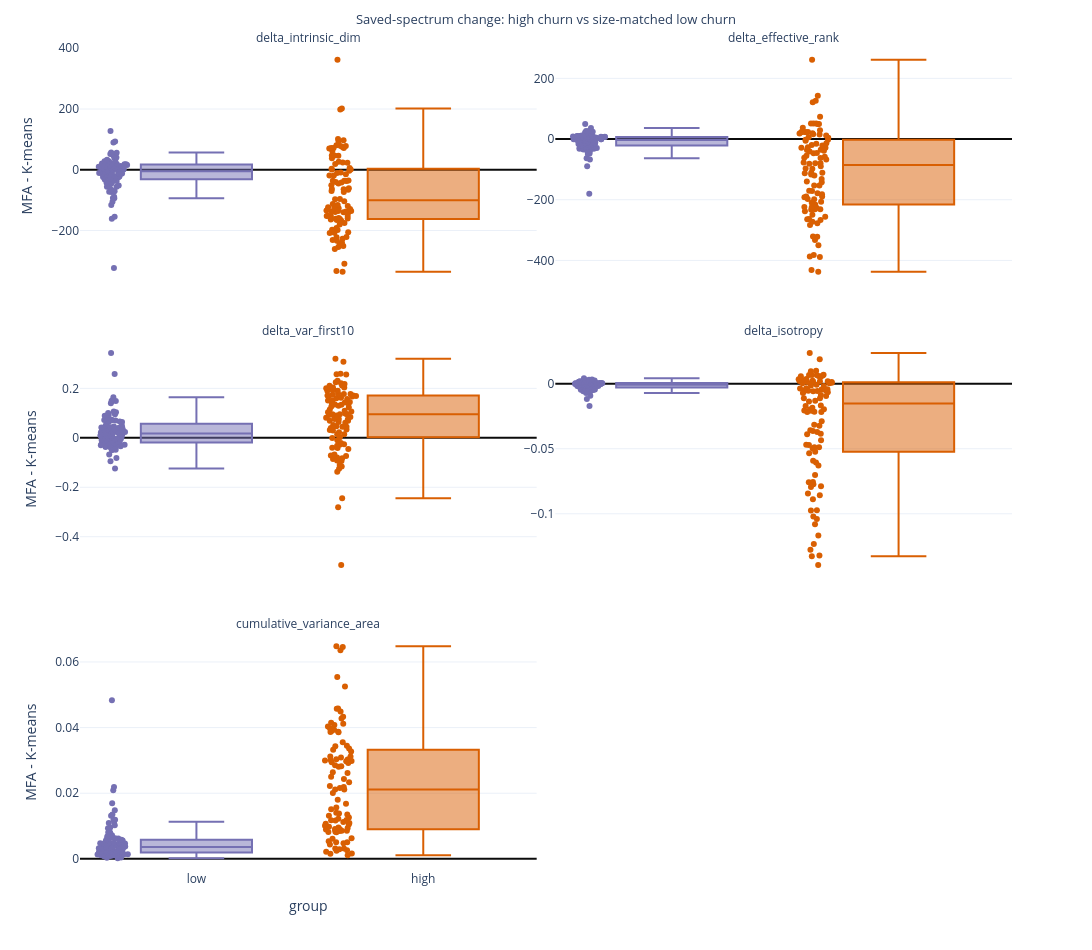

The notebook cell saved with this chart:
### Code cell
REPORT_COLUMNS = [
    "match_id", "group", "cluster", "rel_churn", "km_size",
    "pca_sample_n",
    "km_intrinsic_dim", "mfa_intrinsic_dim", "delta_intrinsic_dim",
    "km_effective_rank", "mfa_effective_rank", "delta_effective_rank",
    "km_var_first10", "mfa_var_first10", "delta_var_first10",
    "km_isotropy", "mfa_isotropy", "delta_isotropy",
    "cumulative_variance_area",
]
display(Markdown("**Matched clusters and their saved-spectrum changes:**"))
display(matched_spectral[REPORT_COLUMNS].sort_values(["match_id", "group"]))
display(Markdown("**High churn minus size-matched low churn:**"))
display(group_spectral_comparison)

if px is not None:
    plot_data = matched_spectral.melt(
        id_vars=["match_id", "group", "cluster"],
        value_vars=SPECTRAL_CHANGE_METRICS,
        var_name="metric", value_name="MFA - K-means",
    )
    fig = px.box(
        plot_data, x="group", y="MFA - K-means", color="group",
        facet_col="metric", facet_col_wrap=2, points="all",
        color_discrete_map={"high": "#d95f02", "low": "#7570b3"},
        category_orders={"group": ["low", "high"]},
        title="Saved-spectrum change: high churn vs size-matched low churn",
        template=PLOT_TEMPLATE,
    )
    fig.update_yaxes(matches=None, showticklabels=True, zeroline=True, zerolinecolor="#0b0b0b")
    fig.update_layout(height=950, width=1100, showlegend=False)
    fig.for_each_annotation(lambda a: a.update(text=a.text.split("=")[-1]))
    save_fig(fig, "high_vs_low_churn_spectral_change")
    fig.show()

### Figure 1 — Plotly figure (JSON) as saved in the notebook; plotly's stock layout.template omitted (floating-point values rounded to 4 significant figures)
{"data": [{"alignmentgroup": "True", "boxpoints": "all", "hovertemplate": "group=%{x}<br>metric=delta_intrinsic_dim<br>MFA - K-means=%{y}<extra></extra>", "legendgroup": "low", "marker": {"color": "#7570b3"}, "name": "low", "notched": false, "offsetgroup": "low", "orientation": "v", "showlegend": true, "type": "box", "x": ["low", "low", "low", "low", "low", "low", "low", "low", "low", "low", "low", "low", "low", "low", "low", "low", "low", "low", "low", "low", "low", "low", "low", "low", "low", "low", "low", "low", "low", "low", "low", "low", "low", "low", "low", "low", "low", "low", "low", "low", "low", "low", "low", "low", "low", "low", "low", "low", "low", "low", "low", "low", "low", "low", "low", "low", "low", "low", "low", "low", "low", "low", "low", "low", "low", "low", "low", "low", "low", "low", "low", "low", "low", "low", "low", "low", "low", "low", "low", "low", "low", "low", "low", "low", "low", "low", "low", "low", "low", "low", "low", "low", "low", "low", "low", "low", "low", "low"], "x0": " ", "xaxis": "x5", "y": [-3.0, 93.0, 16.0, 1.0, -72.0, 0.0, -94.0, -13.0, 21.0, 18.0, -25.0, -12.0, -66.0, -24.0, 18.0, 8.0, 56.0, -93.0, -45.0, 28.0, -13.0, -6.0, 38.0, 24.0, 14.0, 3.0, -56.0, -22.0, 10.0, -1.0, -323.0, 45.0, -71.0, 57.0, -161.0, -8.0, 53.0, 21.0, 9.0, 21.0, 29.0, 10.0, -32.0, -24.0, -31.0, -32.0, -89.0, -11.0, 33.0, -7.0, -56.0, 1.0, -10.0, -38.0, 13.0, -116.0, 128.0, -22.0, -12.0, 10.0, 17.0, -9.0, 3.0, -105.0, 8.0, -30.0, -22.0, -13.0, -73.0, -12.0, 5.0, 20.0, -25.0, 12.0, 28.0, -43.0, -37.0, 52.0, -24.0, 18.0, 28.0, 9.0, 3.0, -155.0, -13.0, 6.0, -37.0, 12.0, 90.0, -19.0, 15.0, -16.0, 40.0, -35.0, -52.0, 19.0, -55.0, 3.0], "y0": " ", "yaxis": "y5"}, {"alignmentgroup": "True", "boxpoints": "all", "hovertemplate": "group=%{x}<br>metric=delta_effective_rank<br>MFA - K-means=%{y}<extra></extra>", "legendgroup": "low", "marker": {"color": "#7570b3"}, "name": "low", "notched": false, "offsetgroup": "low", "orientation": "v", "showlegend": false, "type": "box", "x": ["low", "low", "low", "low", "low", "low", "low", "low", "low", "low", "low", "low", "low", "low", "low", "low", "low", "low", "low", "low", "low", "low", "low", "low", "low", "low", "low", "low", "low", "low", "low", "low", "low", "low", "low", "low", "low", "low", "low", "low", "low", "low", "low", "low", "low", "low", "low", "low", "low", "low", "low", "low", "low", "low", "low", "low", "low", "low", "low", "low", "low", "low", "low", "low", "low", "low", "low", "low", "low", "low", "low", "low", "low", "low", "low", "low", "low", "low", "low", "low", "low", "low", "low", "low", "low", "low", "low", "low", "low", "low", "low", "low", "low", "low", "low", "low", "low", "low"], "x0": " ", "xaxis": "x6", "y": [-4.285, 49.34, 10.19, 0.2458, -27.25, -16.86, -18.52, -7.303, 6.861, 21.92, -16.63, -5.035, -25.39, -29.54, 6.69, 11.67, 14.69, -37.28, -29.58, -11.68, -16.06, -14.43, 36.53, 6.847, -9.309, -15.17, -19.07, -15.7, 7.598, 0.01021, -180.4, 9.689, -34.79, 2.773, -89.85, 8.038, 10.98, 4.303, -0.6876, -0.3569, 8.511, -0.3239, -25.46, -22.03, -24.25, -15.93, -48.94, -47.72, 14.26, -2.033, -40.19, 5.301, 9.386, -31.92, 1.202, -31.83, 21.12, -46.67, -1.538, 7.393, 6.591, -14.21, -0.1335, -67.65, 11.75, -21.18, -31.76, -10.47, -34.13, -5.36, 1.464, 5.703, -5.875, 8.746, 4.258, -29.71, -21.41, 23.66, -1.635, 7.246, 7.265, 4.442, -7.676, -63.26, -1.283, 1.436, -12.12, -5.69, 26.21, -10.19, 9.114, -12.2, 22.68, 6.744, -33.77, 26.94, -27.96, -0.78], "y0": " ", "yaxis": "y6"}, {"alignmentgroup": "True", "boxpoints": "all", "hovertemplate": "group=%{x}<br>metric=delta_var_first10<br>MFA - K-means=%{y}<extra></extra>", "legendgroup": "low", "marker": {"color": "#7570b3"}, "name": "low", "notched": false, "offsetgroup": "low", "orientation": "v", "showlegend": false, "type": "box", "x": ["low", "low", "low", "low", "low", "low", "low", "low", "low", "low", "low", "low", "low", "low", "low", "low", "low", "low", "low", "low", "low", "low", "low", "low", "low", "low", "low", "low", "low", "low", "low", "low", "low", "low", "low", "low", "low", "low", "low", "low", "low", "low", "low", "low", "low", "low", "low", "low", "low", "low", "low", "low", "low", "low", "low", "low", "low", "low", "low", "low", "low", "low", "low", "low", "low", "low", "low", "low", "low", "low", "low", "low", "low", "low", "low", "low", "low", "low", "low", "low", "low", "low", "low", "low", "low", "low", "low", "low", "low", "low", "low", "low", "low", "low", "low", "low", "low", "low"], "x0": " ", "xaxis": "x3", "y": [0.009264, -0.08146, -0.04131, -0.005104, 0.1002, 0.06443, 0.03049, 0.01743, -0.04168, -0.0372, 0.07234, 0.007104, 0.09273, 0.06374, -0.005921, -0.02225, -0.03423, 0.07345, 0.04303, 0.06559, 0.04169, 0.02975, -0.05072, -0.03452, 0.03391, 0.07095, 0.148, 0.04167, -0.01569, 0.006402, 0.3432, -0.01425, 0.1064, 0.01873, 0.1638, -0.02469, -0.02735, 0.03763, -0.006814, 0.02048, -0.02602, -0.003156, 0.04567, 0.07995, 0.04964, 0.02912, 0.09534, 0.1487, -0.00866, 0.01391, 0.07027, -0.001391, -0.01897, 0.04847, 0.02607, 0.08885, -0.06797, 0.07706, -0.01036, -0.03707, 0.01573, 0.03976, -0.000938, 0.1495, -0.007246, 0.1, 0.1037, 0.08236, 0.1402, 0.01386, -0.004278, 0.007034, 0.0212, -0.02967, 0.01705, 0.05716, 0.03205, -0.03872, -0.02413, -0.01849, -0.02222, -0.02419, 0.02976, 0.2585, 0.003673, -0.03015, 0.024, 0.00709, -0.1237, 0.03243, -0.0281, 0.03989, -0.0478, -0.02417, 0.04663, -0.09517, 0.04177, 0.01462], "y0": " ", "yaxis": "y3"}, {"alignmentgroup": "True", "boxpoints": "all", "hovertemplate": "group=%{x}<br>metric=delta_isotropy<br>MFA - K-means=%{y}<extra></extra>", "legendgroup": "low", "marker": {"color": "#7570b3"}, "name": "low", "notched": false, "offsetgroup": "low", "orientation": "v", "showlegend": false, "type": "box", "x": ["low", "low", "low", "low", "low", "low", "low", "low", "low", "low", "low", "low", "low", "low", "low", "low", "low", "low", "low", "low", "low", "low", "low", "low", "low", "low", "low", "low", "low", "low", "low", "low", "low", "low", "low", "low", "low", "low", "low", "low", "low", "low", "low", "low", "low", "low", "low", "low", "low", "low", "low", "low", "low", "low", "low", "low", "low", "low", "low", "low", "low", "low", "low", "low", "low", "low", "low", "low", "low", "low", "low", "low", "low", "low", "low", "low", "low", "low", "low", "low", "low", "low", "low", "low", "low", "low", "low", "low", "low", "low", "low", "low", "low", "low", "low", "low", "low", "low"], "x0": " ", "xaxis": "x4", "y": [-0.001843, 0.002196, -0.001895, -9.967e-06, -0.001555, -0.002651, -0.0004358, -0.0007617, 0.0004209, 0.003184, -0.001723, -0.00188, -8.467e-05, -0.005242, 0.001121, 0.001903, 0.0004333, -0.005863, -0.006406, -0.002733, -0.002899, -0.004063, 0.004173, -0.0001367, -0.002108, -0.002459, -0.002334, -0.001693, -0.0002716, 0.0001608, -0.01709, 0.0004557, -0.004698, -0.001298, -0.009228, 0.001888, 0.0004801, 0.002408, -0.003068, -0.0001318, 0.0003824, -0.0007269, -0.004312, -0.003063, -0.004484, -0.001004, -0.006388, -0.005468, 0.001887, 0.0001364, -0.006629, 0.001509, 0.001281, -0.005705, 0.00054, -0.002062, -0.0001721, -0.01176, 0.001444, 0.0009432, 0.001362, -0.001736, -6.41e-05, -0.005756, 0.002653, -0.003219, -0.004017, -0.001484, -0.004571, 0.000213, -9.673e-05, -0.0005481, -9.845e-05, 0.001135, -0.001413, -0.002914, -0.004216, 0.002373, -0.0004842, 0.001287, 0.0003739, 0.0005784, -0.00194, -0.003604, 0.0003621, -0.0007815, -0.0011, -0.001722, 0.002545, -0.0004289, -0.0005028, -0.001794, 0.003121, 0.00201, -0.007147, 0.002242, -0.004778, 0.0004982], "y0": " ", "yaxis": "y4"}, {"alignmentgroup": "True", "boxpoints": "all", "hovertemplate": "group=%{x}<br>metric=cumulative_variance_area<br>MFA - K-means=%{y}<extra></extra>", "legendgroup": "low", "marker": {"color": "#7570b3"}, "name": "low", "notched": false, "offsetgroup": "low", "orientation": "v", "showlegend": false, "type": "box", "x": ["low", "low", "low", "low", "low", "low", "low", "low", "low", "low", "low", "low", "low", "low", "low", "low", "low", "low", "low", "low", "low", "low", "low", "low", "low", "low", "low", "low", "low", "low", "low", "low", "low", "low", "low", "low", "low", "low", "low", "low", "low", "low", "low", "low", "low", "low", "low", "low", "low", "low", "low", "low", "low", "low", "low", "low", "low", "low", "low", "low", "low", "low", "low", "low", "low", "low", "low", "low", "low", "low", "low", "low", "low", "low", "low", "low", "low", "low", "low", "low", "low", "low", "low", "low", "low", "low", "low", "low", "low", "low", "low", "low", "low", "low", "low", "low", "low", "low"], "x0": " ", "xaxis": "x", "y": [0.001238, 0.01313, 0.004427, 0.000196, 0.009321, 0.001116, 0.01092, 0.001689, 0.003782, 0.00332, 0.003047, 0.001821, 0.008427, 0.004385, 0.003398, 0.001417, 0.005828, 0.01131, 0.005805, 0.003628, 0.001919, 0.001349, 0.006197, 0.003016, 0.001354, 0.00438, 0.008046, 0.003186, 0.002314, 0.0003826, 0.04836, 0.004341, 0.009584, 0.007159, 0.02093, 0.002518, 0.005569, 0.002096, 0.003754, 0.002272, 0.002865, 0.0008205, 0.004551, 0.00359, 0.004588, 0.004464, 0.01191, 0.00447, 0.003795, 0.001138, 0.008059, 0.001644, 0.002081, 0.005285, 0.002109, 0.01352, 0.01698, 0.00409, 0.001732, 0.001395, 0.001819, 0.002036, 0.0003405, 0.01482, 0.001338, 0.004852, 0.004077, 0.002121, 0.01023, 0.002324, 0.001039, 0.002507, 0.003377, 0.003228, 0.003625, 0.006212, 0.004658, 0.006251, 0.005182, 0.002174, 0.00333, 0.001046, 0.001653, 0.02193, 0.001503, 0.0008845, 0.004773, 0.001254, 0.01198, 0.003052, 0.002848, 0.002948, 0.004815, 0.004733, 0.006478, 0.004928, 0.006807, 0.001089], "y0": " ", "yaxis": "y"}, {"alignmentgroup": "True", "boxpoints": "all", "hovertemplate": "group=%{x}<br>metric=delta_intrinsic_dim<br>MFA - K-means=%{y}<extra></extra>", "legendgroup": "high", "marker": {"color": "#d95f02"}, "name": "high", "notched": false, "offsetgroup": "high", "orientation": "v", "showlegend": true, "type": "box", "x": ["high", "high", "high", "high", "high", "high", "high", "high", "high", "high", "high", "high", "high", "high", "high", "high", "high", "high", "high", "high", "high", "high", "high", "high", "high", "high", "high", "high", "high", "high", "high", "high", "high", "high", "high", "high", "high", "high", "high", "high", "high", "high", "high", "high", "high", "high", "high", "high", "high", "high", "high", "high", "high", "high", "high", "high", "high", "high", "high", "high", "high", "high", "high", "high", "high", "high", "high", "high", "high", "high", "high", "high", "high", "high", "high", "high", "high", "high", "high", "high", "high", "high", "high", "high", "high", "high", "high", "high", "high", "high", "high", "high", "high", "high", "high", "high", "high", "high"], "x0": " ", "xaxis": "x5", "y": [-19.0, -254.0, -15.0, 72.0, 70.0, -161.0, -152.0, -198.0, -70.0, -141.0, -139.0, -3.0, -36.0, -136.0, 47.0, -165.0, 93.0, -73.0, -175.0, -51.0, 46.0, -192.0, -63.0, 202.0, -66.0, -45.0, -159.0, -134.0, -243.0, 26.0, -42.0, -64.0, -207.0, -333.0, -336.0, 19.0, 62.0, -36.0, -137.0, -96.0, -227.0, 78.0, -129.0, 23.0, -37.0, -137.0, 3.0, 81.0, -123.0, -104.0, 75.0, -19.0, -261.0, -151.0, 101.0, 6.0, 97.0, -180.0, -116.0, -197.0, 78.0, -35.0, 1.0, -206.0, 47.0, -251.0, -11.0, -136.0, 24.0, -127.0, -164.0, -140.0, -240.0, -125.0, -231.0, -234.0, -309.0, -152.0, -121.0, -40.0, -113.0, 72.0, -221.0, -208.0, 72.0, -61.0, -97.0, -222.0, -160.0, -119.0, 1.0, -9.0, -153.0, 38.0, 198.0, -162.0, -167.0, 362.0], "y0": " ", "yaxis": "y5"}, {"alignmentgroup": "True", "boxpoints": "all", "hovertemplate": "group=%{x}<br>metric=delta_effective_rank<br>MFA - K-means=%{y}<extra></extra>", "legendgroup": "high", "marker": {"color": "#d95f02"}, "name": "high", "notched": false, "offsetgroup": "high", "orientation": "v", "showlegend": false, "type": "box", "x": ["high", "high", "high", "high", "high", "high", "high", "high", "high", "high", "high", "high", "high", "high", "high", "high", "high", "high", "high", "high", "high", "high", "high", "high", "high", "high", "high", "high", "high", "high", "high", "high", "high", "high", "high", "high", "high", "high", "high", "high", "high", "high", "high", "high", "high", "high", "high", "high", "high", "high", "high", "high", "high", "high", "high", "high", "high", "high", "high", "high", "high", "high", "high", "high", "high", "high", "high", "high", "high", "high", "high", "high", "high", "high", "high", "high", "high", "high", "high", "high", "high", "high", "high", "high", "high", "high", "high", "high", "high", "high", "high", "high", "high", "high", "high", "high", "high", "high"], "x0": " ", "xaxis": "x6", "y": [-26.69, -170.2, 5.738, 15.97, 51.19, -171.3, -256.3, -266.5, -79.59, -237.8, -120.4, -19.5, -97.54, -96.89, 18.65, -198.5, 49.95, -28.92, -197.5, -58.45, 22.46, -264.4, -81.51, 121.2, -224.1, -47.1, -111.4, -231.3, -215.9, 29.41, -62.67, -40.93, -283.6, -431.9, -437.7, -2.634, 23.32, -67.12, -226.1, -38.65, -388.7, 37.64, -322.2, -5.443, -21.26, -191.9, -15.38, 142.5, -232.8, -62.03, 73.37, -2.328, -382.1, -89.86, 51.3, 11.83, 18.83, -111.5, -13.58, -387.2, 14.66, -77.49, 49.62, -79.6, 51.43, -272.7, -112.6, -249.2, -34.98, -189.1, -181.6, -225.1, -231.0, -178.8, -350.3, -277.6, -321.0, -332.5, -45.7, -28.94, -152.9, 22.77, -263.6, -189.2, 4.435, -131.8, -153.4, -209.8, -36.22, -55.22, 23.14, -142.7, -116.4, 23.24, 126.1, -206.6, -139.7, 261.2], "y0": " ", "yaxis": "y6"}, {"alignmentgroup": "True", "boxpoints": "all", "hovertemplate": "group=%{x}<br>metric=delta_var_first10<br>MFA - K-means=%{y}<extra></extra>", "legendgroup": "high", "marker": {"color": "#d95f02"}, "name": "high", "notched": false, "offsetgroup": "high", "orientation": "v", "showlegend": false, "type": "box", "x": ["high", "high", "high", "high", "high", "high", "high", "high", "high", "high", "high", "high", "high", "high", "high", "high", "high", "high", "high", "high", "high", "high", "high", "high", "high", "high", "high", "high", "high", "high", "high", "high", "high", "high", "high", "high", "high", "high", "high", "high", "high", "high", "high", "high", "high", "high", "high", "high", "high", "high", "high", "high", "high", "high", "high", "high", "high", "high", "high", "high", "high", "high", "high", "high", "high", "high", "high", "high", "high", "high", "high", "high", "high", "high", "high", "high", "high", "high", "high", "high", "high", "high", "high", "high", "high", "high", "high", "high", "high", "high", "high", "high", "high", "high", "high", "high", "high", "high"], "x0": " ", "xaxis": "x3", "y": [0.07572, 0.32, -0.02847, -0.08289, -0.07187, 0.09189, 0.2245, 0.1409, 0.103, 0.3074, 0.1387, 0.02927, 0.09023, 0.1683, -0.02613, 0.08212, -0.03979, 0.06876, 0.1453, 0.02218, -0.04568, 0.2308, 0.06363, -0.2805, 0.1618, 0.1064, 0.1297, 0.1672, 0.2107, -0.08545, 0.1427, 0.06916, 0.2589, 0.2031, 0.2571, 0.03412, -0.07378, 0.09581, 0.212, 0.03944, 0.1687, -0.137, 0.1903, 0.04504, 0.08443, 0.1596, 0.03198, -0.1161, 0.1941, 0.01418, -0.09177, -0.009622, 0.2173, 0.08121, -0.07979, -0.0004345, 0.01488, 0.1262, 0.002446, 0.1905, -0.03203, 0.07647, -0.1098, 0.1092, -0.06709, 0.2039, 0.09504, 0.2565, 0.06058, 0.1781, 0.1991, 0.115, 0.1574, 0.2001, 0.177, 0.1504, 0.175, 0.2207, 0.09826, 0.05152, 0.195, -0.02082, 0.1714, 0.1707, 0.04428, 0.1769, 0.1515, 0.1352, -0.04142, 0.04662, -0.1252, 0.1234, 0.07487, -0.09355, -0.2444, 0.134, 0.09546, -0.5146], "y0": " ", "yaxis": "y3"}, {"alignmentgroup": "True", "boxpoints": "all", "hovertemplate": "group=%{x}<br>metric=delta_isotropy<br>MFA - K-means=%{y}<extra></extra>", "legendgroup": "high", "marker": {"color": "#d95f02"}, "name": "high", "notched": false, "offsetgroup": "high", "orientation": "v", "showlegend": false, "type": "box", "x": ["high", "high", "high", "high", "high", "high", "high", "high", "high", "high", "high", "high", "high", "high", "high", "high", "high", "high", "high", "high", "high", "high", "high", "high", "high", "high", "high", "high", "high", "high", "high", "high", "high", "high", "high", "high", "high", "high", "high", "high", "high", "high", "high", "high", "high", "high", "high", "high", "high", "high", "high", "high", "high", "high", "high", "high", "high", "high", "high", "high", "high", "high", "high", "high", "high", "high", "high", "high", "high", "high", "high", "high", "high", "high", "high", "high", "high", "high", "high", "high", "high", "high", "high", "high", "high", "high", "high", "high", "high", "high", "high", "high", "high", "high", "high", "high", "high", "high"], "x0": " ", "xaxis": "x4", "y": [-0.004217, -0.01713, 0.00206, 0.001278, 0.006963, -0.03163, -0.07933, -0.09738, -0.01847, -0.04879, -0.01308, -0.005673, -0.04352, -0.01117, 0.002322, -0.07888, 0.002624, -0.003651, -0.04717, -0.02086, 0.001965, -0.07013, -0.01365, 0.005789, -0.1041, -0.00527, -0.01679, -0.08884, -0.03844, 0.002795, -0.005375, -0.007145, -0.05344, -0.1394, -0.108, 0.001912, 0.002852, -0.00573, -0.06061, -0.00437, -0.1326, 0.003477, -0.1233, 0.001174, -0.0007387, -0.04884, -0.006265, 0.02364, -0.0857, -0.01964, 0.009629, 0.0003659, -0.1322, -0.01112, 0.006668, 0.001987, -0.009484, -0.001682, 0.005732, -0.1021, 0.0007048, -0.02051, 0.006276, -0.008679, 0.00544, -0.06282, -0.07575, -0.05234, -0.0372, -0.04692, -0.03224, -0.09748, -0.02184, -0.03581, -0.1276, -0.07552, -0.07734, -0.1167, 0.0003503, -0.003533, -0.02182, 0.001362, -0.05916, -0.01978, -0.03632, -0.02889, -0.04975, -0.02153, 0.006674, -0.001313, 0.006424, -0.08448, -0.005073, 0.003651, 0.009903, -0.03883, -0.006507, 0.01884], "y0": " ", "yaxis": "y4"}, {"alignmentgroup": "True", "boxpoints": "all", "hovertemplate": "group=%{x}<br>metric=cumulative_variance_area<br>MFA - K-means=%{y}<extra></extra>", "legendgroup": "high", "marker": {"color": "#d95f02"}, "name": "high", "notched": false, "offsetgroup": "high", "orientation": "v", "showlegend": false, "type": "box", "x": ["high", "high", "high", "high", "high", "high", "high", "high", "high", "high", "high", "high", "high", "high", "high", "high", "high", "high", "high", "high", "high", "high", "high", "high", "high", "high", "high", "high", "high", "high", "high", "high", "high", "high", "high", "high", "high", "high", "high", "high", "high", "high", "high", "high", "high", "high", "high", "high", "high", "high", "high", "high", "high", "high", "high", "high", "high", "high", "high", "high", "high", "high", "high", "high", "high", "high", "high", "high", "high", "high", "high", "high", "high", "high", "high", "high", "high", "high", "high", "high", "high", "high", "high", "high", "high", "high", "high", "high", "high", "high", "high", "high", "high", "high", "high", "high", "high", "high"], "x0": " ", "xaxis": "x", "y": [0.003123, 0.03898, 0.00262, 0.009821, 0.009073, 0.03013, 0.03557, 0.0387, 0.01179, 0.03447, 0.02499, 0.001595, 0.01049, 0.02114, 0.005064, 0.02945, 0.0138, 0.008604, 0.03429, 0.01095, 0.005024, 0.03864, 0.01355, 0.03116, 0.02113, 0.008091, 0.02431, 0.03, 0.03976, 0.004751, 0.009551, 0.008603, 0.04584, 0.06358, 0.06458, 0.002942, 0.008812, 0.01009, 0.03269, 0.01171, 0.04328, 0.00906, 0.03026, 0.003171, 0.005349, 0.02978, 0.001125, 0.02221, 0.03089, 0.01257, 0.01314, 0.002461, 0.05251, 0.02163, 0.01187, 0.002204, 0.01512, 0.03032, 0.01402, 0.04151, 0.009427, 0.01069, 0.008257, 0.02823, 0.008517, 0.04493, 0.008159, 0.03361, 0.004373, 0.02809, 0.03116, 0.02619, 0.04115, 0.02638, 0.04281, 0.04573, 0.05545, 0.03934, 0.01683, 0.006296, 0.02334, 0.00896, 0.04079, 0.03855, 0.0122, 0.01565, 0.02007, 0.04035, 0.02193, 0.018, 0.001663, 0.01122, 0.0298, 0.006094, 0.0292, 0.03328, 0.02849, 0.06482], "y0": " ", "yaxis": "y"}], "layout": {"annotations": [{"font": {}, "showarrow": false, "text": "cumulative_variance_area", "x": 0.245, "xanchor": "center", "xref": "paper", "y": 0.2867, "yanchor": "bottom", "yref": "paper"}, {"font": {}, "showarrow": false, "text": "delta_var_first10", "x": 0.245, "xanchor": "center", "xref": "paper", "y": 0.6433, "yanchor": "bottom", "yref": "paper"}, {"font": {}, "showarrow": false, "text": "delta_isotropy", "x": 0.755, "xanchor": "center", "xref": "paper", "y": 0.6433, "yanchor": "bottom", "yref": "paper"}, {"font": {}, "showarrow": false, "text": "delta_intrinsic_dim", "x": 0.245, "xanchor": "center", "xref": "paper", "y": 1.0, "yanchor": "bottom", "yref": "paper"}, {"font": {}, "showarrow": false, "text": "delta_effective_rank", "x": 0.755, "xanchor": "center", "xref": "paper", "y": 1.0, "yanchor": "bottom", "yref": "paper"}], "boxmode": "overlay", "height": 950, "legend": {"title": {"text": "group"}, "tracegroupgap": 0}, "margin": {"t": 48}, "showlegend": false, "title": {"font": {"size": 13}, "text": "Saved-spectrum change: high churn vs size-matched low churn", "x": 0.5}, "width": 1100, "xaxis": {"anchor": "y", "categoryarray": ["low", "high"], "categoryorder": "array", "domain": [0, 0.49], "title": {"text": "group"}}, "xaxis2": {"anchor": "y2", "categoryarray": ["low", "high"], "categoryorder": "array", "domain": [0.51, 1], "matches": "x", "title": {"text": "group"}}, "xaxis3": {"anchor": "y3", "domain": [0, 0.49], "matches": "x", "showticklabels": false}, "xaxis4": {"anchor": "y4", "domain": [0.51, 1], "matches": "x", "showticklabels": false}, "xaxis5": {"anchor": "y5", "domain": [0, 0.49], "matches": "x", "showticklabels": false}, "xaxis6": {"anchor": "y6", "domain": [0.51, 1], "matches": "x", "showticklabels": false}, "yaxis": {"anchor": "x", "domain": [0, 0.2867], "showticklabels": true, "title": {"text": "MFA - K-means"}, "zeroline": true, "zerolinecolor": "#0b0b0b"}, "yaxis2": {"anchor": "x2", "domain": [0, 0.2867], "showticklabels": true, "zeroline": true, "zerolinecolor": "#0b0b0b"}, "yaxis3": {"anchor": "x3", "domain": [0.3567, 0.6433], "showticklabels": true, "title": {"text": "MFA - K-means"}, "zeroline": true, "zerolinecolor": "#0b0b0b"}, "yaxis4": {"anchor": "x4", "domain": [0.3567, 0.6433], "showticklabels": true, "zeroline": true, "zerolinecolor": "#0b0b0b"}, "yaxis5": {"anchor": "x5", "domain": [0.7133, 1.0], "showticklabels": true, "title": {"text": "MFA - K-means"}, "zeroline": true, "zerolinecolor": "#0b0b0b"}, "yaxis6": {"anchor": "x6", "domain": [0.7133, 1.0], "showticklabels": true, "zeroline": true, "zerolinecolor": "#0b0b0b"}}}
